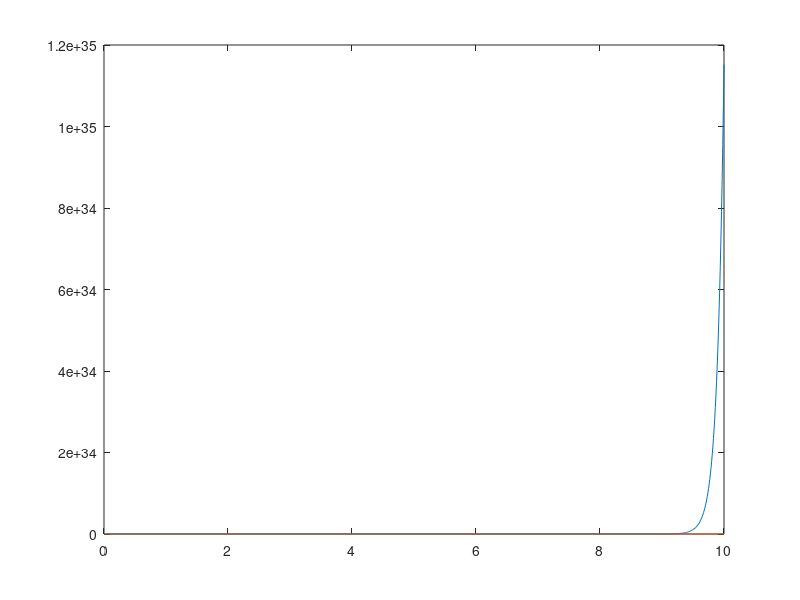

MATLAB code for this plot:
clc
clf
clearvars
%  qddot + a(2)*q + a(3)*q^2 + a(4)*q^3  = 0
a2=-11.2;
a3=2.354549857;
a4=20136.79445;
omega0=sqrt(a2);
qmax=0.01;
tmax=10;
time=0:0.01:tmax;
delta1=(2*a3^2+3*a4)/(96*a2^2);
delta2=a3/(3*a2);
const=qmax;
dum1=(12*sqrt(3)*sqrt(27*const^2*delta1^2-4*const*delta2^3+18*const*delta1*delta2-delta2^2+4*delta1)*delta1+108*const*delta1^2-8*delta2^3+36*delta1*delta2)^(1/3)/delta1;
dum2=(-delta2^2+3*delta1)/(delta1*(12*sqrt(3)*sqrt(27*const^2*delta1^2-4*const*delta2^3+18*const*delta1*delta2-delta2^2+4*delta1)*delta1+108*const*delta1^2-8*delta2^3+36*delta1*delta2)^(1/3));
c1=(1/6)*dum1-(2/3)*dum2-(1/3)*delta2/delta1;
%c1=-(1/12)*dum1+(1/3)*dum2-(1/3)*delta2/delta1+(1/2*i)*sqrt(3)*((1/6)*dum1+(2/3)*dum2);
%c1=-(1/12)*dum1+(1/3)*dum2-(1/3)*delta2/delta1-(1/2*i)*sqrt(3)*((1/6)*dum1+(2/3)*dum2);
a=c1;
beta=(c1^2*time*(9*a4*omega0^2-10*a3^2))/(24*omega0^3);
A=(a/2).*exp(i*beta);
Abar=(a/2).*exp(-i*beta);
%%%%%%%%%%%%%%%%%%%%%%%%%%%%%%%%%%%%%%%%%%%%%%%%%%%%%
q0=A.*exp(i*omega0*time)+Abar.*exp(-i*omega0*time);
q1=(-2*a3.*A.*Abar)/a2+(a3.*A.^2/(3*a2)).*exp(2*i*omega0*time)+(a3.*Abar.^2/(3*a2)).*exp(-2*i*omega0*time);
q2=((3*a4+2*a3^2).*A.^3/(24*a2^2)).*exp(3*i*omega0*time)+((3*a4+2*a3^2).*Abar.^3/(24*a2^2)).*exp(-3*i*omega0*time);
q=q0+q1+q2;
%%%%%%%%%%%%%%%%%%%%%%%%%%%%%%%%%%%%%%%%%%%%%%%%%%%%%
figure(1)
plot(time,q)
hold on
%  qddot = -a(1)*qdot - a(2)*q - a(3)*q^2 - a(4)*q^3 -a(5)  
%  x1=q   
%  x2=qdot
coeffs = -[ a2 a3 a4];
ode=@(t,w_h)[w_h(2);coeffs(1)*w_h(1)+...
                   coeffs(2)*w_h(1)^2+coeffs(3)*w_h(1)^3];

[t,w_h]=ode45(ode, [0 tmax],[qmax 0]);

plot(t,w_h(:,1));


